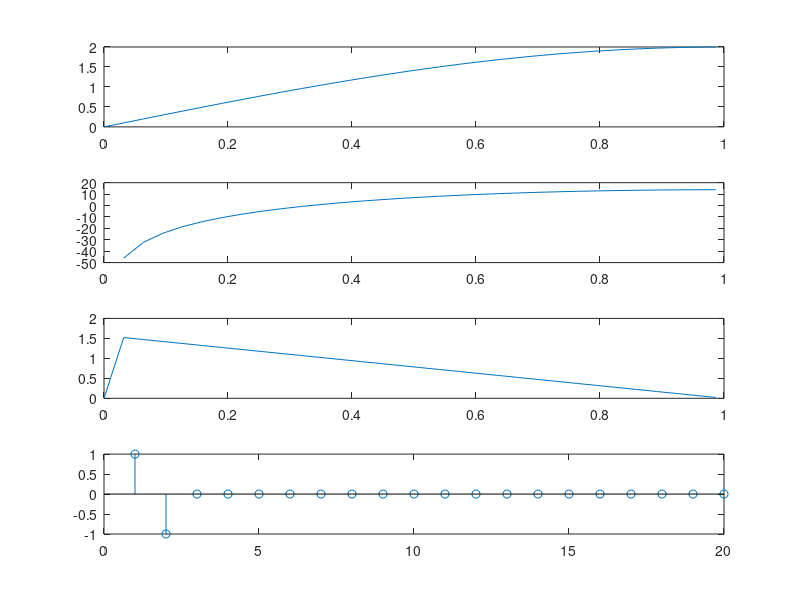

MATLAB code for this plot:
b=[1,-1]
a=[1]
w=0:0.1:pi
H=freqz(b,a,w)
subplot(4,1,1)
plot(w/pi,abs(H))
subplot(4,1,2)
plot(w/pi,20*log(abs(H)))
subplot(4,1,3)
plot(w/pi,angle(H))
subplot(4,1,4)
h=impz(b,a,20)
stem(h)